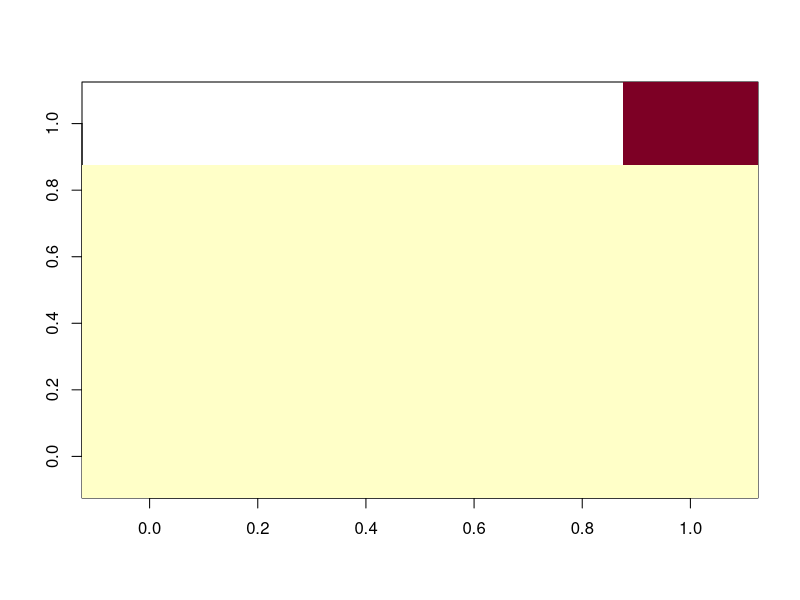

This figure's R source:
#' Makes an elevational grid, denotes cells with an elevation of less than 1 as water
#' @param odd.matrix creates matrix with odd dimensions
#' @param diamond.step fills in the center value of a matrix (or subset) by averaging the four corners
#' @param square.step fills in the side values of a matrix (or subset) by averaging the corners and middle
#' @param dia.sq.step applies diamond.step and square.step to a matrix
#' @param make.terrain akes terrain created by dia.sq.step and changes values < 0 to NA (water)
#' @examples 
#' terrain <- odd.matrix(5)
#' terrain <- diamond.step(terrain)
#' terrain <- square.step(terrain)
#' terrain <- dia.sq.step(5)
#' terrain <- make.terrain(terrain)
#' image(terrain)
#' @export

#create matrix with odd dimensions
odd.matrix<- function(x){
	#if x is an even number, f(x) adds 1 to make it odd
	if (x %% 2 == 0){
	x <- x+1
	}
	#create a matrix with odd dimensions		
	mat  <- matrix(nrow = x, ncol = x)
	#initilize random values for each corner
	mat[1, 1] <- rnorm(1, rnorm(1), runif(1, min=0))
	mat[1, ncol(mat)] <- rnorm(1, rnorm(1), runif(1, min=0))
	mat[nrow(mat), 1] <- rnorm(1, rnorm(1), runif(1, min=0))
	mat[nrow(mat), ncol(mat)] <- rnorm(1, rnorm(1), runif(1, min=0))
	return(mat)
}
terrain <- odd.matrix(5)

# create diamond step f(x)
diamond.step <- function(matrix){
	#find corners - top/bottom, left/right
  tL <- matrix[1,1]
  tR <- matrix[1,ncol(matrix)]
  bL <- matrix[nrow(matrix),1]
  bR <- matrix[nrow(matrix),ncol(matrix)]
  #avg value for center
  c <- jitter(mean(tL,tR,bL,bR))
  #find center, assign new value
  matrix[mean(1:nrow(matrix)),mean(1:ncol(matrix))] <- c
  return(matrix)
}
terrain <- diamond.step(terrain)

#4: create square f(x)
square.step <- function(matrix){
  #na.rm=TRUE ??
  #find corners (top/bottom, left/right) and center
  tL <- matrix[1,1]
  tR <- matrix[1,ncol(matrix)]
  bL <- matrix[nrow(matrix),1]
  bR <- matrix[nrow(matrix),ncol(matrix)]
  c <- matrix[mean(1:nrow(matrix)),mean(1:ncol(matrix))]
  #new cell values to be filled in
  t <- jitter(mean(tL,tR,c))
  b <- jitter(mean(bL,bR,c))
  l <- jitter(mean(tL,bL,c))
  r <- jitter(mean(tR,bR,c))
  #fill em in
  matrix[1,mean(1:ncol(matrix))] <- t
  matrix[nrow(matrix),mean(1:ncol(matrix))] <- b
  matrix[mean(1:nrow(matrix)),1] <- l
  matrix[mean(1:nrow(matrix)),ncol(matrix)] <- r
  return(matrix)
}
terrain <- square.step(terrain)

#5: f(x) to fill matrix - takes dimensions, seeds, and updates
#set up for a 5 by 5 matrix - will improve later
#for looping: seq(1,5,4) -> seq(1,5,2) .. subsetting matrix
dia.sq.step <- function(x){
  mat <- odd.matrix(x)
  mat <- diamond.step(mat)
  mat <- square.step(mat)
  # for upper left quadrant of matrix
  #could also have used dim(mat)[1] // dim(mat[2])
  uL <- mat[1:mean(1:nrow(mat)),1:mean(1:ncol(mat))]
  uL <- diamond.step(uL)
  uL <- square.step(uL)
  mat[1:mean(1:nrow(mat)),1:mean(1:ncol(mat))] <- uL
  # for upper right
  uR <- mat[1:mean(1:nrow(mat)),mean(1:ncol(mat)):ncol(mat)]
  uR <- diamond.step(uR)
  uR <- square.step(uR)
  mat[1:mean(1:nrow(mat)),mean(1:ncol(mat)):ncol(mat)] <- uR
  # for lower left
  lL <- mat[mean(1:nrow(mat)):row(mat),1:mean(1:ncol(mat))]
  lL <- diamond.step(lL)
  lL <- square.step(lL)
  mat[mean(1:nrow(mat)):nrow(mat),1:mean(1:ncol(mat))] <- lL
  #for lower right
  lR <- mat[mean(1:nrow(mat)):nrow(mat),mean(1:ncol(mat)):ncol(mat)]
  lR <- diamond.step(lR)
  lR <- square.step(lR)
  mat[mean(1:nrow(mat)):nrow(mat),mean(1:ncol(mat)):ncol(mat)] <- lR
  #write something so it stops when everything is filled
  print(mat)
  return(mat)
}

terrain <- dia.sq.step(5)

# function that takes terrain, changes values < 0 to NA (water)
make.terrain <- function(matrix){
  if (!is.matrix(matrix))
    stop("Need a matrix!")
  matrix[terrain < 0] <- NA
  return(matrix)
}

terrain <- make.terrain(terrain)
image(terrain)
